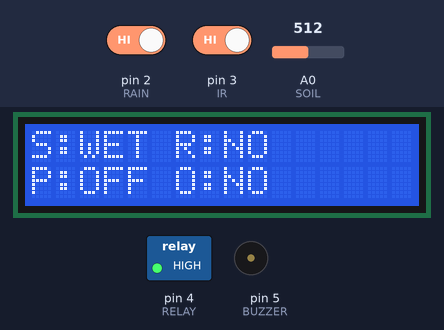
Bench run of a sketch on a simulated Arduino Uno, built with avr-gcc and run on an emulated ATmega328P. Shown: 16×2 character LCD, switched loads named in the sketch (green lamp = pin HIGH), buzzer (waves = sounding, pin HIGH). The test bench sets the inputs (shaded band); at power-on: A0 (SOIL) = 512, pin 3 (IR) HIGH, pin 2 (RAIN) HIGH. What the sketch prints to the serial monitor is not drawn.

Above: at 1.2 s.
1.3 s: A0 (SOIL) set to 689
3.3 s: A0 (SOIL) set to 714
At 5.3 s:
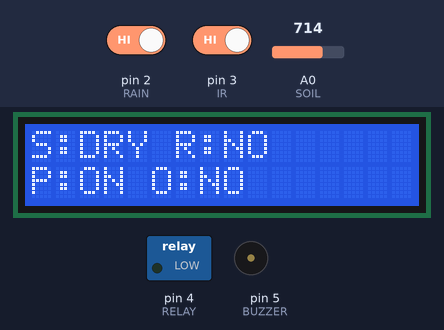
5.6 s: pin 3 (IR) driven LOW
At 7.4 s:
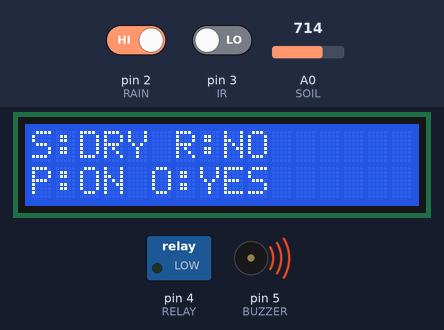
7.7 s: pin 2 (RAIN) driven LOW
At 9.4 s:
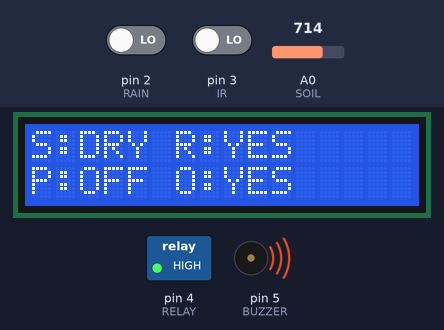
9.7 s: pin 3 (IR) driven HIGH
At 10.7 s:
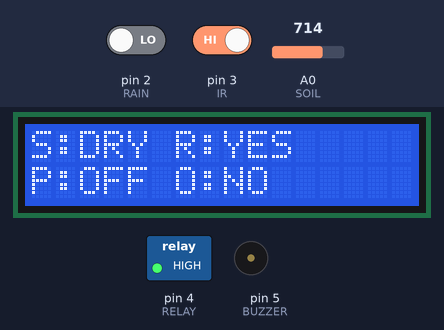
11.8 s: A0 (SOIL) set to 690
At 12.8 s:
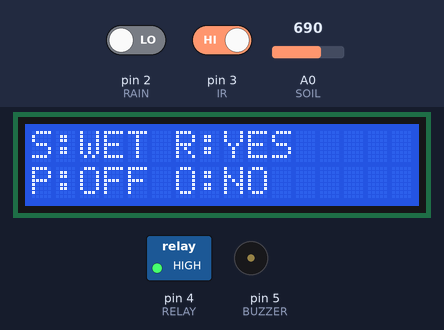
Timing chart, 0 to 14.8 s (numbered marks = the images above; inputs shaded):
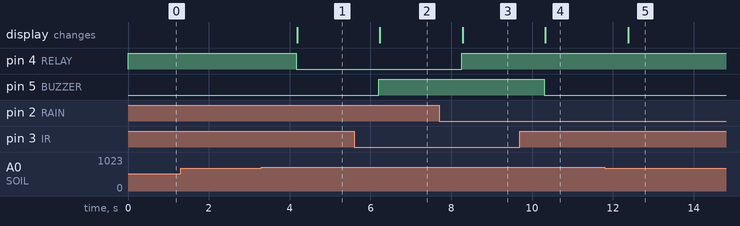

Measured:
- the behaviour switches between 700 and 701 on A0 (SOIL) (found by bisection; images 0 and 1)
- after the input at 1.3 s, every drawn part: stays the same
- after the input at 3.3 s, pin 4 (RELAY): HIGH → LOW after 0.86 s; the display: changes after 0.88 s (image 1)
- after the input at 5.6 s, pin 5 (BUZZER): LOW → HIGH after 0.61 s; the display: changes after 0.63 s (image 2)
- after the input at 7.7 s, pin 4 (RELAY): LOW → HIGH after 0.55 s; the display: changes after 0.58 s (image 3)
- after the input at 9.7 s, pin 5 (BUZZER): HIGH → LOW after 0.61 s; the display: changes after 0.63 s (image 4)
- after the input at 11.8 s, the display: changes after 0.58 s (image 5)

The sketch:

smart_irrigation.ino
```cpp
#include <Wire.h>
#include <LiquidCrystal_I2C.h>

// LCD setup
LiquidCrystal_I2C lcd(0x27, 16, 2);

// Pin definitions
#define SOIL A0
#define RAIN 2
#define IR 3
#define RELAY 4
#define BUZZER 5

// Soil moisture threshold
#define SOIL_THRESHOLD 700

int soilValue;

void setup() {
  pinMode(RAIN, INPUT);
  pinMode(IR, INPUT);
  pinMode(RELAY, OUTPUT);
  pinMode(BUZZER, OUTPUT);

  // Active LOW relay: HIGH = Pump OFF
  digitalWrite(RELAY, HIGH);

  lcd.init();
  lcd.backlight();

  Serial.begin(9600);
}

void loop() {

  // Read sensor values
  soilValue = analogRead(SOIL);
  int rainValue = digitalRead(RAIN);
  int irValue = digitalRead(IR);

  // ---------------- SOIL CONDITION ----------------
  String soilStatus;

  if (soilValue > SOIL_THRESHOLD) {
    soilStatus = "DRY";
  } else {
    soilStatus = "WET";
  }

  // ---------------- RAIN CONDITION ----------------
  String rainStatus;

  if (rainValue == LOW) {
    rainStatus = "YES";
  } else {
    rainStatus = "NO";
  }

  // ---------------- PUMP CONTROL ----------------
  String pumpStatus;

  // Pump ON when soil is dry and there is no rain
  if (soilValue > SOIL_THRESHOLD && rainValue == HIGH) {
    digitalWrite(RELAY, LOW);
    pumpStatus = "ON";
  } else {
    digitalWrite(RELAY, HIGH);
    pumpStatus = "OFF";
  }

  // ---------------- INTRUSION DETECTION ----------------
  String obstacleStatus;

  if (irValue == LOW) {
    digitalWrite(BUZZER, HIGH);
    obstacleStatus = "YES";
  } else {
    digitalWrite(BUZZER, LOW);
    obstacleStatus = "NO";
  }

  // ---------------- LCD DISPLAY ----------------
  lcd.clear();

  lcd.setCursor(0, 0);
  lcd.print("S:");
  lcd.print(soilStatus);
  lcd.print(" R:");
  lcd.print(rainStatus);

  lcd.setCursor(0, 1);
  lcd.print("P:");
  lcd.print(pumpStatus);
  lcd.print(" O:");
  lcd.print(obstacleStatus);

  // Serial monitor
  Serial.print("Soil: ");
  Serial.print(soilValue);
  Serial.print(" | Rain: ");
  Serial.print(rainStatus);
  Serial.print(" | Pump: ");
  Serial.print(pumpStatus);
  Serial.print(" | Obstacle: ");
  Serial.println(obstacleStatus);

  delay(1000);
}
```
